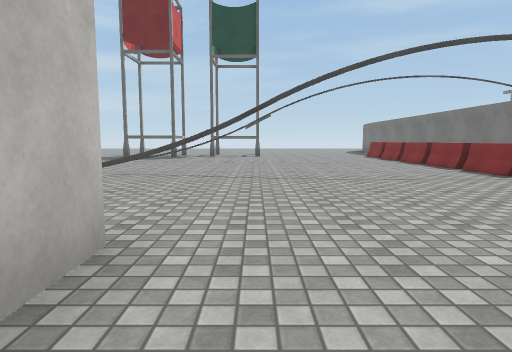
view 1 (above)

19 first-person views from a walk through a 3-D level made in the Unity game engine. The camera is 1.2 m above the floor, tilts 6° down and sees 75° across. The floor is counted in squares, 2 m on a side. Each view is taken from the middle of a square. On the plan, view 1 faces up. The plan holds only what a view shows up to about 10 squares ahead; the rest is blank. The place goes on beyond the plan. Some surface patterns are stand-ins.

view 2
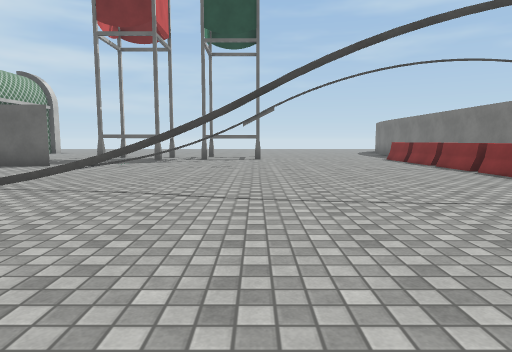

view 3
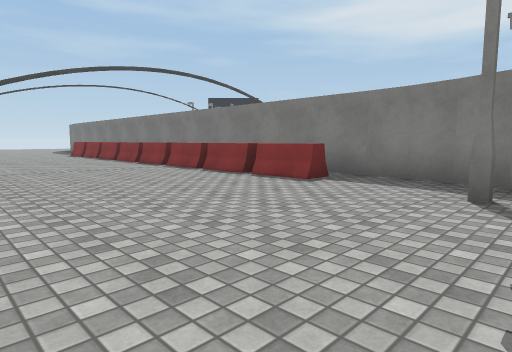

view 4
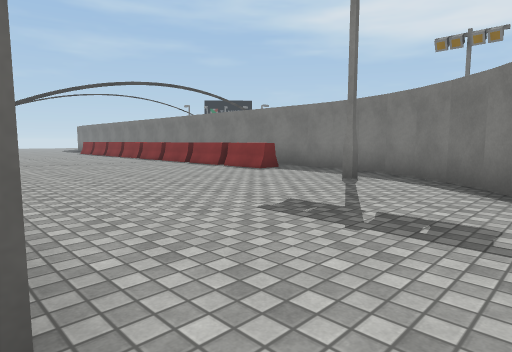

view 5
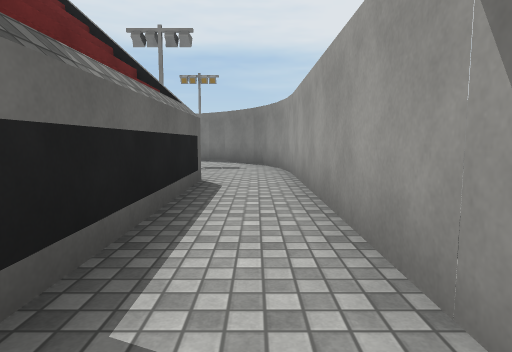

view 6
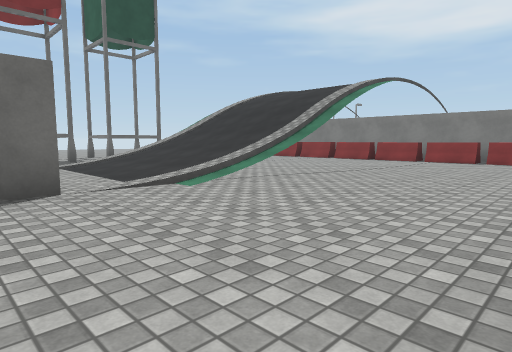

view 7
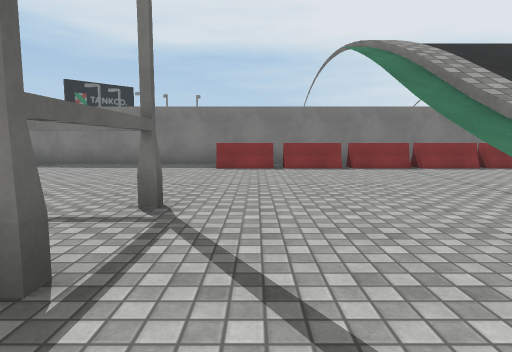

view 8
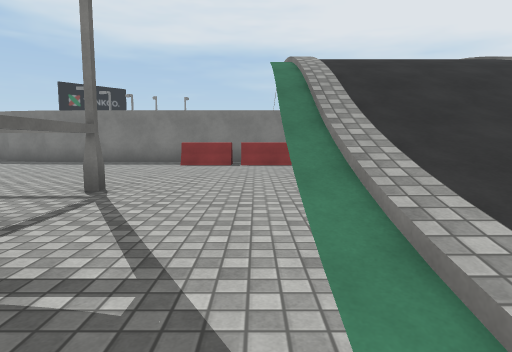

view 9
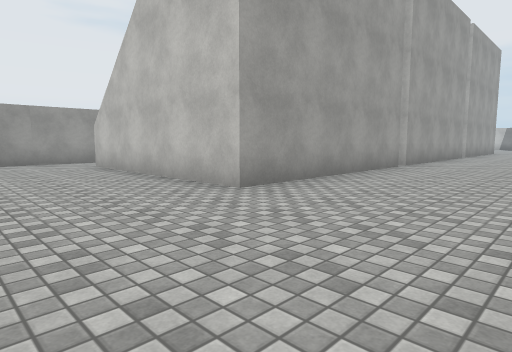

view 10
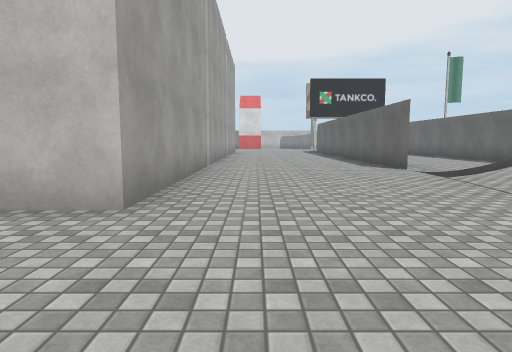

view 11
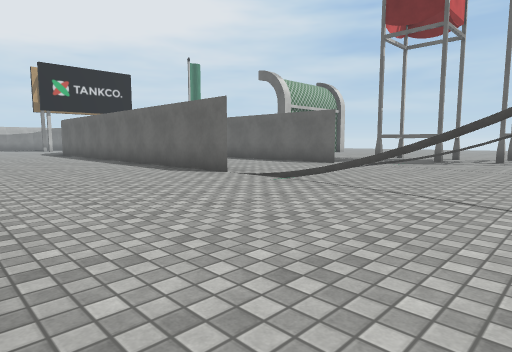

view 12
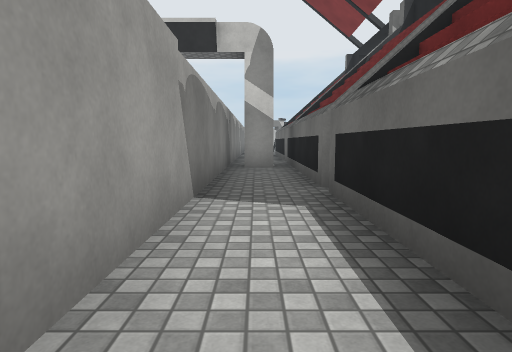

view 13
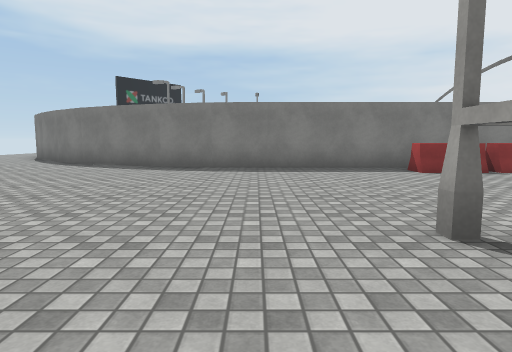

view 14
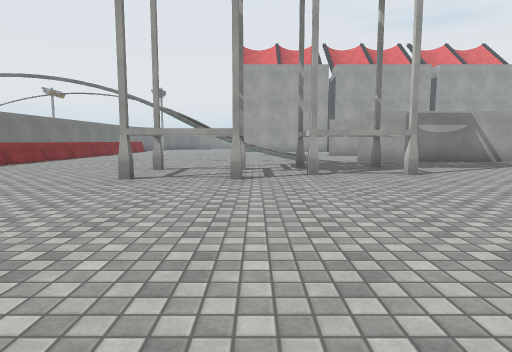

view 15
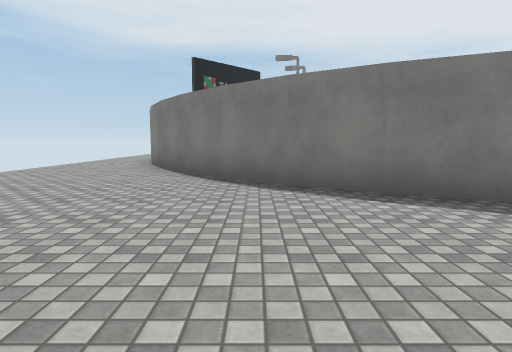

view 16
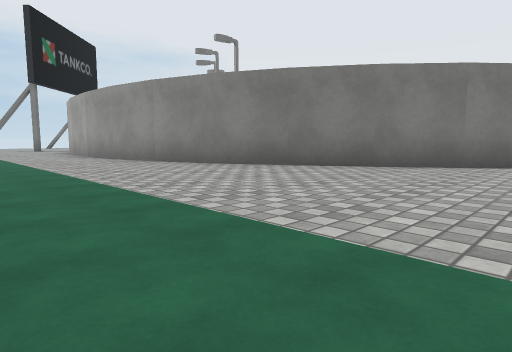

view 17
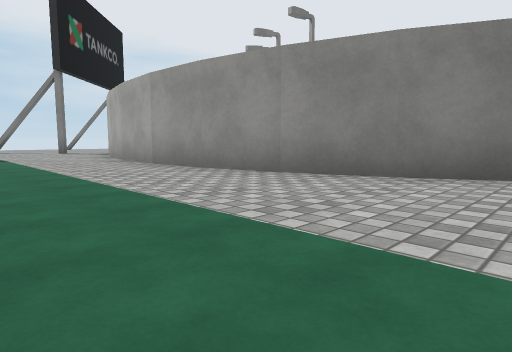

view 18
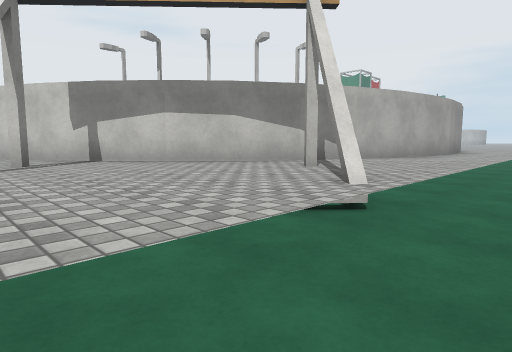

view 19
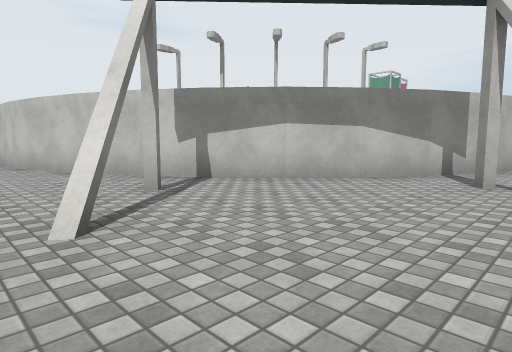

### Floor plan
Key: @ floor where view 1 was taken; # wall or solid block; . main floor; - floor 0.5 m lower than the main floor; / step, stairs or slope; T thing the floor can be seen under or through; O other object.
Columns run from 8 left of view 1 to 26 right of it. Each row starts with its distance up from view 1.
 28                --------      -----
 27                ///////////////////
 26                ...............O....
 25               ......#######..O.....
 24              .... ###     ###......
 23             ....##          ##...O.
 22            ....##            ##.O..
 21             ...#              ##..
 20       .    ...##               #..
 19      ... .....#                ##.
 18     ..........#                 #.
 17    ...........#                 #.
 16    .......... #                 #
 15   ...........#
 14  ...TT..T....#
 13  ....#.TT....O
 12 ............OO
 11 ............OO
 10 ####////.....O
  9 .....///....OO
  8 .....///....OO
  7  ....///.....O
  6 ####////....OO
  5 ............OO
  4 .............O
  3 ............OO
  2 ............OO
  1 ## #####.....O
  0        #@....#
 -1        #....O#
 -2        #....##
 -3 ##.#####... #
 -4 ..........##
 -5 ###########

Where each view was taken, in squares from view 1:
view 1: 0 up, 0 right, facing up
view 2: 2 up, 0 right, facing up
view 3: 2 down, 0 right, facing up-right
view 4: 4 down, 1 left, facing up-right
view 5: 4 down, 6 left, facing right
view 6: 2 up, 6 left, facing up-right
view 7: 12 up, 3 left, facing right
view 8: 11 up, 4 left, facing right
view 9: 5 up, 2 right, facing down-left
view 10: 3 up, 2 right, facing left
view 11: 2 up, 0 right, facing up-left
view 12: 4 down, 2 left, facing left
view 13: 16 up, 2 left, facing right
view 14: 20 up, 2 left, facing down
view 15: 22 up, 3 right, facing right
view 16: 28 up, 7 right, facing down-right
view 17: 28 up, 10 right, facing down-right
view 18: 28 up, 25 right, facing down-left
view 19: 26 up, 26 right, facing down-left
